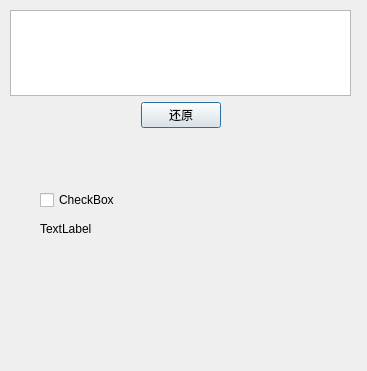
<?xml version="1.0" encoding="UTF-8"?>
<ui version="4.0">
 <class>Dialog</class>
 <widget class="QDialog" name="Dialog">
  <property name="geometry">
   <rect>
    <x>0</x>
    <y>0</y>
    <width>367</width>
    <height>371</height>
   </rect>
  </property>
  <property name="windowTitle">
   <string>回收站</string>
  </property>
  <widget class="QWidget" name="verticalLayoutWidget">
   <property name="geometry">
    <rect>
     <x>10</x>
     <y>10</y>
     <width>341</width>
     <height>118</height>
    </rect>
   </property>
   <layout class="QVBoxLayout" name="verticalLayout">
    <item>
     <widget class="QListWidget" name="listWidget"/>
    </item>
    <item>
     <layout class="QHBoxLayout" name="horizontalLayout">
      <item>
       <spacer name="horizontalSpacer">
        <property name="orientation">
         <enum>Qt::Horizontal</enum>
        </property>
        <property name="sizeHint" stdset="0">
         <size>
          <width>40</width>
          <height>20</height>
         </size>
        </property>
       </spacer>
      </item>
      <item>
       <widget class="QPushButton" name="restore_btn">
        <property name="text">
         <string>还原</string>
        </property>
       </widget>
      </item>
      <item>
       <spacer name="horizontalSpacer_2">
        <property name="orientation">
         <enum>Qt::Horizontal</enum>
        </property>
        <property name="sizeHint" stdset="0">
         <size>
          <width>40</width>
          <height>20</height>
         </size>
        </property>
       </spacer>
      </item>
     </layout>
    </item>
   </layout>
  </widget>
  <widget class="QWidget" name="verticalLayoutWidget_2">
   <property name="geometry">
    <rect>
     <x>40</x>
     <y>190</y>
     <width>231</width>
     <height>51</height>
    </rect>
   </property>
   <layout class="QVBoxLayout" name="verticalLayout_2">
    <item>
     <widget class="QCheckBox" name="message_check_2">
      <property name="text">
       <string>CheckBox</string>
      </property>
     </widget>
    </item>
    <item>
     <widget class="QLabel" name="detail_sub_lab_2">
      <property name="text">
       <string>TextLabel</string>
      </property>
     </widget>
    </item>
   </layout>
  </widget>
 </widget>
 <resources/>
 <connections/>
</ui>
